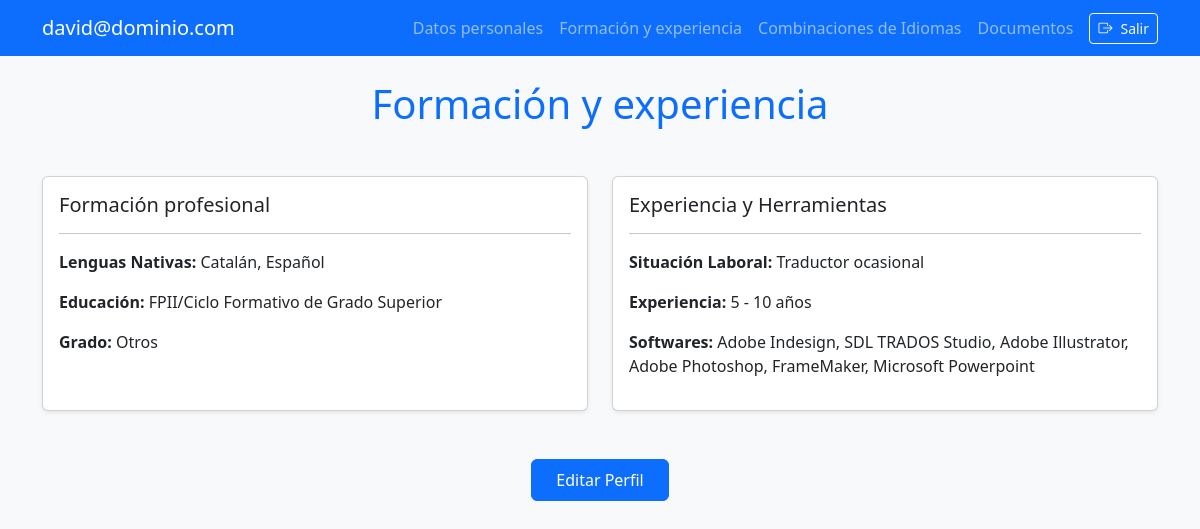
The page /professional-profile/ (signed in) on the database its author committed.
### translators/models.py (models this page shows, shortened)
class Translator(AbstractBaseUser, PermissionsMixin):
    email = models.EmailField(unique=True, verbose_name='Email')
    first_name = models.CharField(max_length=100, verbose_name='Nombre')
    last_name = models.CharField(max_length=200, verbose_name='Apellidos')
    address = models.CharField(max_length=200, verbose_name='Dirección')
    postal_code = models.IntegerField(null=True, verbose_name='Código Postal')
    province = models.CharField(max_length=25, choices=PROVINCES, verbose_name='Provincia')
    country = models.CharField(max_length=50, choices=COUNTRIES, verbose_name='País', blank=True)
    gender = models.CharField(max_length=9, choices=GENDER, verbose_name='Género', default='Otros')
    mobile_phone = models.CharField(max_length=18, blank=True, verbose_name='Nº Tlf Móvil')
    birth_date = models.DateField(null=True, blank=True, default=date(2000, 1, 1), verbose_name='Fecha de Nacimiento')
    registration_date = models.DateTimeField(null=True, blank=True, default=timezone.now, verbose_name='Fecha de registro')
    last_access = models.DateTimeField(null=True, blank=True, default=date(2000, 1, 1), verbose_name='Último acceso')
    is_active = models.BooleanField(default=True)
    is_staff = models.BooleanField(default=False)
    objects = TranslatorManager()
    USERNAME_FIELD = 'email'
    REQUIRED_FIELDS = ['first_name', 'last_name']

class ProfessionalProfile(models.Model):
    translator = models.OneToOneField(settings.AUTH_USER_MODEL, on_delete=models.CASCADE, related_name='professional_profile')
    native_languages = models.TextField(max_length=20, blank=False, default='', verbose_name='Lenguas Nativas')
    education = models.CharField(max_length=40, choices=LEVEL_EDUCATION, blank=False, verbose_name='Educación')
    degree = models.CharField(max_length=50, blank=True, verbose_name='Titulo')
    employment_status = models.CharField(max_length=20, choices=EMPLOYMENT_STATUS, null=True, blank=False, verbose_name='Situación Laboral')
    experience = models.CharField(max_length=10, choices=WORK_EXPERIENCE, blank=False, verbose_name='Experiencia')
    softwares = models.TextField(max_length=250, blank=True, default='', verbose_name='Softwares')

### translators/views.py (the view)
# urls.py: path('professional-profile/', ProfessionalProfileDetailView.as_view(), name='professional_profile'),
class ProfessionalProfileDetailView(LoginRequiredMixin, DetailView):
    model = ProfessionalProfile
    template_name = 'translators/professional-profile.html'
    context_object_name = 'professional_profile'
    def get_object(self, queryset=None):
        return self.request.user.professional_profile

### translators/templates/translators/professional-profile.html (shortened to what this page needs)
{% extends "base.html" %}
{% block pagetitle %}Formación y experiencia{% endblock %}
{% block content %}
<div class="row">
    <div class="col-md-6 mb-4">
        <div class="card h-100 shadow-sm">
            <div class="card-body">
                <h5 class="card-title">Formación profesional</h5>
                <hr>
                <p class="mb-3">
                    <strong>Lenguas Nativas:</strong>
                    {{ professional_profile.native_languages|default:"No especificado" }}
                </p>
                <p class="mb-3">
                    <strong>Educación:</strong>
                    {{ professional_profile.education|default:"No especificado" }}
                </p>
                <p class="mb-3">
                    <strong>Grado:</strong>
                    {{ professional_profile.degree|default:"No especificado" }}
                </p>
            </div>
        </div>
    </div>
    <div class="col-md-6 mb-4">
        <div class="card h-100 shadow-sm">
            <div class="card-body">
                <h5 class="card-title">Experiencia y Herramientas</h5>
                <hr>
                <p class="mb-3">
                    <strong>Situación Laboral:</strong>
                    {{ professional_profile.get_employment_status_display|default:"No especificado" }}
                </p>
                <p class="mb-3">
                    <strong>Experiencia:</strong>
                    {{ professional_profile.get_experience_display|default:"No especificado" }}
                </p>
                <p class="mb-3">
                    <strong>Softwares:</strong>
                    {{ professional_profile.softwares|default:"No especificado" }}
                </p>
            </div>
        </div>
    </div>
</div>
<div class="text-center mt-4">
    <a href="{% url 'professional_profile_edit' %}" class="btn btn-primary px-4 py-2">
        Editar Perfil
    </a>
</div>
{% endblock %}

### translators/templates/base.html (shortened to what this page needs)
<!DOCTYPE html>
<html lang="en">
<head>
    <link rel="stylesheet" href="https://cdn.jsdelivr.net/npm/bootstrap@5.3.0-alpha3/dist/css/bootstrap.min.css">
    <link rel="stylesheet" href="https://cdn.jsdelivr.net/npm/bootstrap-icons@1.10.3/font/bootstrap-icons.css">
    {% load static %}
    <link rel="stylesheet" href="{% static 'styles.css' %}">
</head>
<body>
    <nav class="navbar navbar-expand-lg navbar-dark bg-primary">
        <div class="container-fluid container-xl">
            <a class="navbar-brand fw-light" href="{% url 'dashboard' %}">{{ user.email }}</a>
            <div class="collapse navbar-collapse" id="navbarNav">
                <ul class="navbar-nav ms-auto align-items-center">
                    {% if user.is_authenticated %}
                        <li class="nav-item">
                            <a href="{% url 'personal_data' %}" class="nav-link {% if request.path == '/translators/personal-data/' %}active{% endif %}">Datos personales</a>
                        </li>
                        <li class="nav-item">
                            <a href="{% url 'professional_profile' %}" class="nav-link {% if request.path == '/translators/professional-profile/' %}active{% endif %}">Formación y experiencia</a>
                        </li>
                        <li class="nav-item">
                            <a href="{% url 'language_combinations' %}" class="nav-link {% if request.path == '/translators/language-combinations/' %}active{% endif %}">Combinaciones de Idiomas</a>
                        </li>
                        <li class="nav-item">
                            <a href="{% url 'files' %}" class="nav-link {% if request.path == '/translators/files/' %}active{% endif %}">Documentos</a>
                        </li>
                        <li class="nav-item ms-2 d-flex align-items-center">
                            <form method="post" action="{% url 'logout' %}" class="d-inline">
                                <button type="submit" class="btn btn-outline-light btn-sm" title="Cerrar sesión">
                                    <i class="bi bi-box-arrow-right me-2"></i>Salir
                                </button>
                            </form>
                        </li>
                    {% endif %}
                </ul>
            </div>
        </div>
    </nav>
    <div class="container-fluid container-xl mt-4 mb-4">
        <h1 class="mb-5 text-center text-primary">{% block pagetitle %}{% endblock %}</h1>
        {% block content %}
        {% endblock %}
    </div>
</body>
</html>

### translators/static/styles.css (style rules this page uses)
body { background-color: #f8f9fa; }

### rows shown on the page
Translator: email "david@dominio.com"
ProfessionalProfile: native_languages "Catalán, Español", education "FPII/Ciclo Formativo de Grado Superior", degree "Otros", employment_status "Traductor ocasional", experience "5 - 10 años", softwares "Adobe Indesign, SDL TRADOS Studio, Adobe Illustrator, Adobe Photoshop, FrameMaker, Microsoft Powerpoint"
